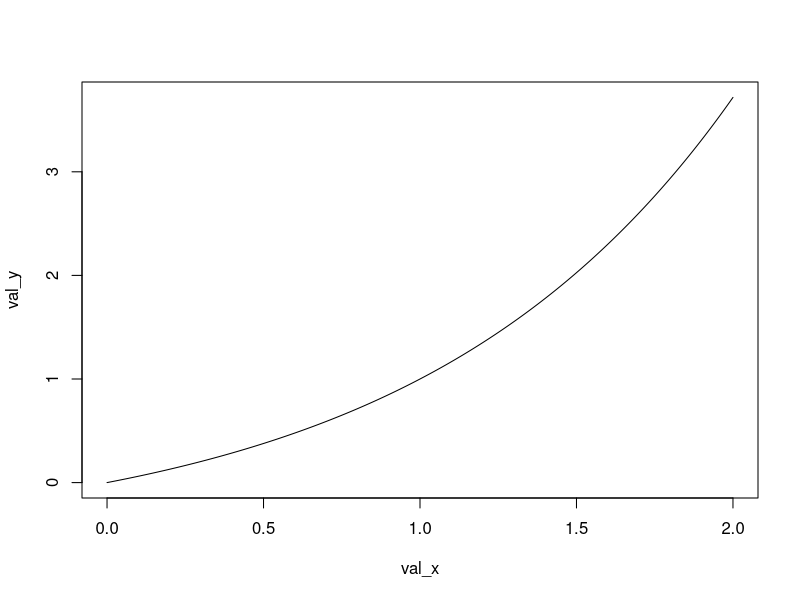

The R script that drew this image: (Note: this script raises an error after producing the figure.)
# Execice2 : Efficacité des méthodes d'intégration Monte carlo
#-------------------------------------------------------------
#-------------------------------------------------------------

# Définition de la fonction
#--------------------------

g = function(x) {
  return((exp(x)-1)/(exp(1)-1))
}

val_x = seq(from=0, to=2, len=1000)
val_y = g(val_x)
plot(val_x, val_y, type="l")

I_True = (exp(2)-3)/(exp(1)-1) # oncalcul la valeur réelle
print(I_True)

integrate(g, lower=0, upper=2) # on retrouve la bonne valeur

# Méthode blanc et noir de 0 à 2
#-------------------------------

# Avant de faire la fonction, il faut choisir un majorant. Ici g(2) est le majorant optimale
# car sur l'interval choisit g(2) est le plus petit majorant possible

MC_BN = function(n) {
  m = g(2)
  u = runif(n, min = 0, max = 2)
  v = runif(n, min = 0, max = m)
  s = m*2
  ns = sum(v<g(u))
  return(ns/n*s)
}

MC_BN(1000) # valeurs prochent de l'attendu. A lancer plusieurs fois.

# Méthode simple (Espérance) de 0 à 2
#------------------------------------

MC_S = function(n) {
  x = runif(n, min=0, max=2)
  return(2*sum(g(x))/n) # le 2 correspond au dunif de la fonction. ici on peut le sortir
}

MC_S(1000) # résultat cohérent

# Méthode par l'importance
#-------------------------

# Créer une fonction qui permet de tirer et une fonction qui permet d'avoir la densité

# La fonction pour le tirage doit être du type bêta qui va échantilloner entre 0 et 1 (pas 0 2 car impossible avec loies de type bêta)
#Cf. wikipédia loi bêta bleue. pour avoir une bonne méthode MC par importance, il faut échantillonner avec une fonction qui ressemble à g 
#La solution pour faire du 0 2  c'est de tout multiplier par 2 or de la fonction

r_X = function(n) {
  return(2*rbeta(n, shape1 = 2, shape2 = 1))# On créé le Y=aX avec a=2
}
#A faire : un truehistr_x(10000)
#function de densité de probabilité de x
d_X = function(x) {
  return(1/2*dbeta(x/2, shape1 = 2, shape2 = 1))# ne pas oublier de diviser par 2 à cause de la transformation Y=aX car dbeta ne peut pas accepter des valeurs hor de 0:1
}
#A faire : un truehist de de r_X avec d_x pour vérifier que ça colle
#le but ici pour rappel est de construir l'échantillonage

I_importance_1 = function(n) {
  x = r_X(n)
  xx = g(x)/d_X(x)
  return(mean(xx))
}
I_importance_1(1000) #Les valeurs sont cohérentes

Truehist(r_X(1000000)) #!! Installer le bon package
val_x = seq(from=0, to=2, len=1000)
val_y = d_X(val(x))
lines(val_x, val_y, col=red)

#Evaluer les méthodes à l'aide du MSE
#------------------------------------

#Le but est de choisir le moins mauvais... ne pas prendre trop de point comme pour l'aiguille de buffon

mse = function(n,MC_BN,n_rep){
  vec = rep(MC_BN,n)
}






